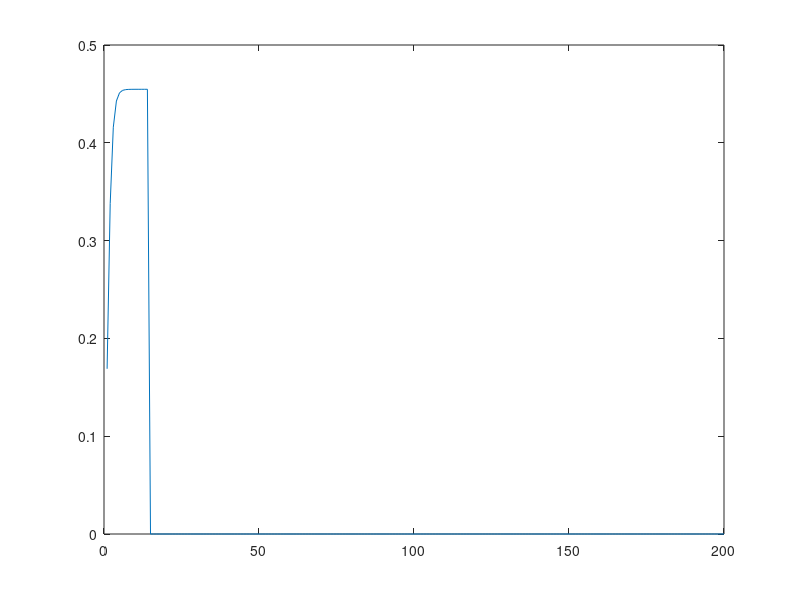

This figure's MATLAB source:
clear all

% Parameters
alpha = 0.3;
beta = 0.96;
delta = 1;
M = 100;

tol = 1e-7;
dif = 1;

kmin_grid = 0.001;
kmax_grid = 1;
k_grid = linspace(kmin_grid, kmax_grid, M)';

z0 = 1;
z1 = 2*z0;

k_star = ( 1/(alpha*z0) * ( 1/beta - 1 + delta ) )^(1/(alpha-1));
k_star_new = ( 1/(alpha*z1) * ( 1/beta - 1 + delta ) )^(1/(alpha-1));

T = 200;

k = zeros(T,1);
k(1) = k_star;
c = zeros(T,1);

lower_bound_guess_k2 = k(1);
upper_bound_guess_k2 = z1*k(1)^alpha + (1-delta) * k(1);
k(2) = (lower_bound_guess_k2+upper_bound_guess_k2)/2;

c(1) = z1*k(1)^alpha + (1-delta) * k(1) - k(2);

ki = k(2);
ki1 = 0;

% while abs(ki1 - ki) > 1e-45
while abs(lower_bound_guess_k2 - upper_bound_guess_k2) > 1e-12
    ki = k(2);
    c(1) = z1*k(1)^alpha + (1-delta) * k(1) - k(2);
    c(2) = beta*c(1)*( z1*alpha*k(2)^(alpha-1) + 1 - delta);
    for t = 3:T
       k(t) = z1*k(t-1)^alpha + (1-delta)*k(t-1) - c(t-1);
       if (k(t) < 0)
           lower_bound_guess_k2 = ki;
           break;
       end
       if (k(t) > k_star_new)
           upper_bound_guess_k2 = ki;
           break;
       end
       if (k(t-1) > k(t))
           lower_bound_guess_k2 = ki;
           break;
       end
       c(t) = beta*c(t-1)*(z1*alpha*k(t)^(alpha-1) + 1 - delta);
    end
    ki1 = (lower_bound_guess_k2+upper_bound_guess_k2)/2;
    k(2) = ki1;
end


plot(1:T, k)
